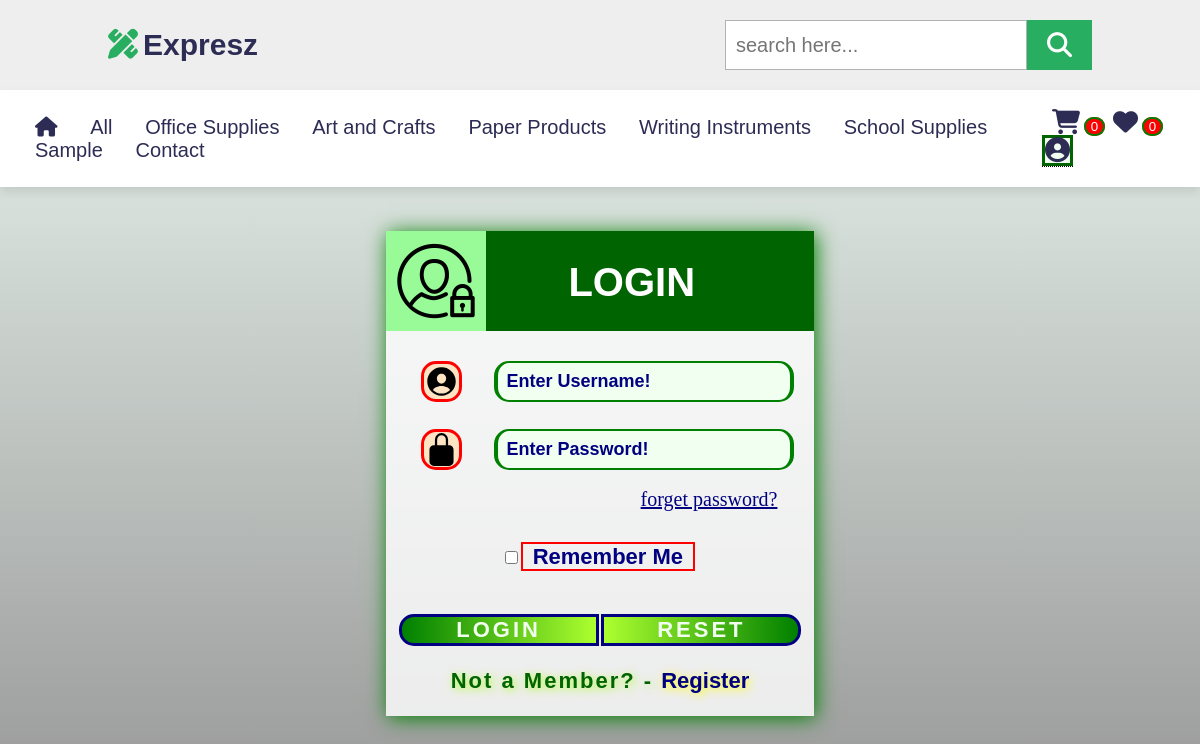
The page /login.php on the database its author committed.
### tables this page shows
CREATE TABLE `categories` (
  `id` int(30) NOT NULL,
  `name` text NOT NULL,
  `description` text NOT NULL
);

### login.php (the view, shortened to what this page needs)
<?php
$servername = "localhost";
$username = "root";
$password = "";
$conn = new mysqli($servername, $username, $password,'stationary');
?>
<!DOCTYPE html>
<html lang="en">
<head>
    <link rel="stylesheet" href="https://cdnjs.cloudflare.com/ajax/libs/font-awesome/5.15.3/css/all.min.css">
</head>
<body>
<header>
    <div class="header-1">
        <a href="#" class="logo"><i class="fa-solid fa-pen-ruler"></i>Expresz</a>
        <form action="" class="search-box-container">
            <input type="search" id="search-box" placeholder="search here...">
            <label for="search-box" class="fas fa-search"></label>
        </form>
    </div>
    <div class="header-2" style="padding: 20px 20px 20px 20px;">
        <nav class="navbar">
            <a href="index.php"><i class="fa-solid fa-house"></i></a>
            <a class="current_button" href="all_product.php">All</a>
<?php
$query="SELECT * FROM categories";
$query_run=mysqli_query($conn,$query);
while($row=mysqli_fetch_array($query_run))
{
?>
<a id="category<?php echo($row['id']); ?>" href="<?php echo($row['name']); ?>.php" ><?php echo($row['name']); ?></a>
<?php
}
?>
            <a href="#">Contact</a>
        </nav>
        <div class="icons">
<button class="w3-btn w3-black" style="background-color: white;">
<a href="shopping_cart.php" class="fas fa-shopping-cart"></a>
<?php
if(isset($_SESSION['cart_pcount']))
{
$count=$_SESSION['cart_pcount'];
echo "<label class=\"card_count\" id=\"cart_card_count\" class=\"w3-badge w3-margin-left w3-white\" style=\"background-color: red; color: white; border: 2px solid green; border-radius: 10px;\">$count</label>";
}
else
{
echo "<label class=\"card_count\" id=\"cart_card_count\" class=\"w3-badge w3-margin-left w3-white\" style=\"background-color: red; color: white; border: 2px solid green; border-radius: 10px;\">0</label>";
}
?>
</button>
<button class="w3-btn w3-black" style="background-color: white;">
<a href="shopping_wishlist.php" class="fas fa-heart" style="padding: 0px 0px 0px 5px;"></a>
<?php
if(isset($_SESSION['wishlist']))
{
$count=count($_SESSION['wishlist']);
echo "<label class=\"card_count\"  id=\"wishlist_card_count\" class=\"w3-badge w3-margin-left w3-white\" style=\"background-color: red; color: white; border: 2px solid green; border-radius: 10px; margin-right: 5px;\">$count</label>";
}
else
{
echo "<label class=\"card_count\"  id=\"wishlist_card_count\" class=\"w3-badge w3-margin-left w3-white\" style=\"background-color: red; color: white; border: 2px solid green; border-radius: 10px; margin-right: 5px;\">0</label>";
}
?>
</button>
<?php
if(isset($_SESSION['username']))
{
?>
<div class="tooltip">
            <a href="logout.php" class="fas fa-user-circle" style="padding: 0px; border: 3px solid darkgreen; background-color: darkgreen; color: honeydew;"></a>
            <span class="tooltiptext">Logout</span>
</div>
            <label for="login_username" id="login_username"><b style="font-size: 14px; color: blue;"><?php echo($_SESSION['username']); ?></b></label>
</div>
<?php
}
else
{
?>
<div class="tooltip">
            <a href="login.php" class="fas fa-user-circle"  style="padding: 0px; border: 3px solid darkgreen; background-color: honeydew;"></a>
</div>
<?php
}
?>
        </div>
    </div>
</header>
<br>
<br>
<br>
<br>
<div align="center" class="login_form">
<form action="validate.php" method="post" name="login" autocomplete="on" onsubmit="return form_validation();" novalidate>
<fieldset class="form_border">
<div class="form_heading" style="margin: 0px; padding: 0px;">
<img style="margin: 0px 80px 0px 0px; padding: 0px 0px 0px 0px; width: 100px; height: 100px; background-color: palegreen;" src="images/login-icon.png">
<label style="width: 400px; color: white;  text-align: center; font-size: 40px; font-variant: small-caps; font-family: Arial;"><b>LOGIN</b></label>
</div>
<br>
<br>
<label class="field_heading"><ion-icon class="field-icon" name="person-circle"></ion-icon>
<script nomodule src="https://unpkg.com/ionicons@5.5.2/dist/ionicons/ionicons.js"></script></label>
	<input type="text" class="field" name="uname" placeholder="Enter Username!">
<br>
<br>
<label class="field_heading"><ion-icon class="field-icon" name="lock-closed"></ion-icon>
<script nomodule src="https://unpkg.com/ionicons@5.5.2/dist/ionicons/ionicons.js"></script></label>
	<input type="password" class="field" name="upassword" placeholder="Enter Password!">
<a id="forget_password" href="Password-Recovery.html">forget password?</a>
<br>
<br>
<br>
<center>
	<input type="checkbox" name="remember" value="Remember Me" id="remember">
	<label for="remember" class="remember" onmousemove="mouseMove(this)" onmouseout="mouseOut(this)">Remember Me</label>
</center>
<br>
<br>
<br>
<br>
<div class="container" align="center">
	<input id="submit_button" type="submit" name="submit" value="Login">
	<input id="reset_button" type="reset" name="reset" onclick="login_reset();" value="Reset">
<br>
<br>
<br>
<h2>Not a Member? - </h2><a id="login" href="register.php">Register</a>
<br>
<br>
<br>
</div>
</fieldset>
</form>
</div>
<br>
<br>
</body>
</html>

### login.php (style rules this page uses)
body { background-image: linear-gradient(rgba(60,179,113,0.1), rgba(0,0,0,0.4)),url('images/lr.jpg'); background-repeat: no-repeat; background-attachment: fixed; background-size: cover; background-position: center; }
.form_heading { color: black; background-color: darkgreen; border-radius: 10px 0px 0px 0px; padding: 6px; }
.form_heading * { vertical-align: middle; }
.form_border { padding: 0px; margin: 0px; display: inline; box-shadow: 2px 2px 20px 0px green; background-color: rgba(255,255,255,0.8); text-align: left; border-top : none; }
.field_heading { width : 100px; display: inline-block; color: darkgreen; text-shadow: 2px 2px 5px greenyellow; font-size: 22px; font-family: fantasy; margin-left: 6px; text-align: center; }
.field { width: 300px; padding: 8px 8px; margin: 8px 20px 8px 0px; border-style: solid; border-width: 2px 4px; border-radius: 15px; border-color: green; box-sizing: border-box; color: navy; background-color: honeydew; font-weight: 900; font-size: 18px; }
.field-icon { margin: 0px; padding: 0px; width: 35px; height: 35px; border: 3px solid red; color: black; background-color: bisque; vertical-align: middle; border-radius: 15px; }
.field::placeholder { color: navy; font-weight: bold; }
#submit_button { width: 200px; letter-spacing: 3px; text-transform: uppercase; color: honeydew; background-image: linear-gradient(90deg,green,greenyellow); border-style: solid; border-width: 3px; border-radius: 15px 0px 0px 15px; border-color: navy; box-shadow: inset 0 0 0 0 azure; transition: ease-out 0.5s; font-weight: 900; font-size: 22px; font-family: arial; }
#reset_button { width: 200px; letter-spacing: 3px; text-transform: uppercase; color: honeydew; background-image: linear-gradient(90deg,greenyellow,green); border-style: solid; border-width: 3px; border-radius: 0px 15px 15px 0px; border-color: navy; box-shadow: inset 0 0 0 0 azure; transition: ease-out 0.3s; font-weight: 900; font-size: 22px; font-family: arial; }
h2 { display: inline; letter-spacing: 2px; color: darkgreen; text-shadow: 2px 2px 10px greenyellow; font-weight: 900; font-size: 22px; font-family: arial; }
#forget_password { display: block; margin: 10px 0px 0px 255px; text-decoration: underline; color: navy; font-size: 20px; font-family: fantasy; border: none; }
.remember { border: 2px solid red; color: navy; font-weight: 700; font-size: 22px; padding-right: 10px; padding-left: 10px; }
#login { color: navy; text-shadow: 2px 2px 10px yellow; font-weight: 900; font-size: 22px; font-family: arial; }
.tooltip { position: relative; display: inline-block; border-bottom: 1px dotted black; }
:root { --green:#27ae60; --black:#2c2c54; }
* { font-family: 'Nunito', sans-serif; margin:0; padding:0; box-sizing: border-box; outline: none; border:none; text-decoration: none; }
html { font-size: 62.5%; overflow-x: hidden; scroll-padding-top: 6.5rem; scroll-behavior: smooth; }
.header-1 { background:#eee; display: flex; align-items: center; justify-content: space-between; padding:2rem 9%; }
.logo { color:var(--black); font-weight: bolder; font-size: 3rem; }
.logo i { padding-right: .5rem; color:var(--green); }
.header-1 .search-box-container { display: flex; height:5rem; }
.header-1 .search-box-container #search-box { height: 100%; width:100%; padding:1rem; font-size: 2rem; color:#333; border:.1rem solid rgba(0,0,0,.3); text-transform: none; }
.header-1 .search-box-container label { height: 100%; width:8rem; font-size: 2.5rem; line-height: 5rem; color:#fff; background:var(--green); text-align: center; cursor: pointer; }
.header-2 { background:#fff; display: flex; align-items: center; justify-content: space-between; padding:2rem 9%; box-shadow: 0 .5rem 1rem rgba(0,0,0,.1); position: relative; }
.header-2 .navbar a { padding:.5rem 1.5rem; font-size: 2rem; border-radius: .5rem; color:var(--black); }
.header-2 .icons a { font-size: 2.5rem; color:var(--black); padding-left: 1rem; }
.card_count { text-align: center; padding: 0px 5px 0px 5px; color: white: }

### rows shown on the page
categories: name "Office Supplies"
categories: name "Art and Crafts"
categories: name "Paper Products"
categories: name "Writing Instruments"
categories: name "School Supplies"
categories: name "Sample"
